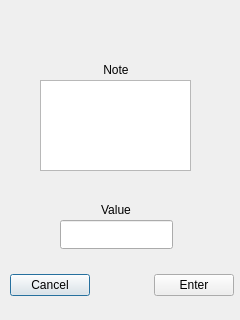
<?xml version="1.0" encoding="UTF-8"?>
<ui version="4.0">
 <class>SettingDisplay</class>
 <widget class="QDialog" name="SettingDisplay">
  <property name="geometry">
   <rect>
    <x>0</x>
    <y>0</y>
    <width>240</width>
    <height>320</height>
   </rect>
  </property>
  <property name="windowTitle">
   <string>Dialog</string>
  </property>
  <widget class="QLabel" name="lNote">
   <property name="geometry">
    <rect>
     <x>80</x>
     <y>60</y>
     <width>72</width>
     <height>19</height>
    </rect>
   </property>
   <property name="text">
    <string>Note</string>
   </property>
   <property name="alignment">
    <set>Qt::AlignCenter</set>
   </property>
  </widget>
  <widget class="QLineEdit" name="leValue">
   <property name="geometry">
    <rect>
     <x>60</x>
     <y>220</y>
     <width>113</width>
     <height>29</height>
    </rect>
   </property>
  </widget>
  <widget class="QTextBrowser" name="tbNote">
   <property name="geometry">
    <rect>
     <x>40</x>
     <y>80</y>
     <width>151</width>
     <height>91</height>
    </rect>
   </property>
  </widget>
  <widget class="QLabel" name="lModle">
   <property name="geometry">
    <rect>
     <x>50</x>
     <y>20</y>
     <width>131</width>
     <height>20</height>
    </rect>
   </property>
   <property name="text">
    <string/>
   </property>
   <property name="alignment">
    <set>Qt::AlignCenter</set>
   </property>
  </widget>
  <widget class="QLabel" name="lValue">
   <property name="geometry">
    <rect>
     <x>80</x>
     <y>200</y>
     <width>72</width>
     <height>19</height>
    </rect>
   </property>
   <property name="text">
    <string>Value</string>
   </property>
   <property name="alignment">
    <set>Qt::AlignCenter</set>
   </property>
  </widget>
  <widget class="QWidget" name="layoutWidget">
   <property name="geometry">
    <rect>
     <x>10</x>
     <y>270</y>
     <width>224</width>
     <height>30</height>
    </rect>
   </property>
   <layout class="QHBoxLayout" name="horizontalLayout">
    <item>
     <widget class="QPushButton" name="pbCancel">
      <property name="text">
       <string>Cancel</string>
      </property>
     </widget>
    </item>
    <item>
     <spacer name="horizontalSpacer">
      <property name="orientation">
       <enum>Qt::Horizontal</enum>
      </property>
      <property name="sizeHint" stdset="0">
       <size>
        <width>40</width>
        <height>20</height>
       </size>
      </property>
     </spacer>
    </item>
    <item>
     <widget class="QPushButton" name="pbEnter">
      <property name="text">
       <string>Enter</string>
      </property>
     </widget>
    </item>
   </layout>
  </widget>
 </widget>
 <resources/>
 <connections/>
</ui>
